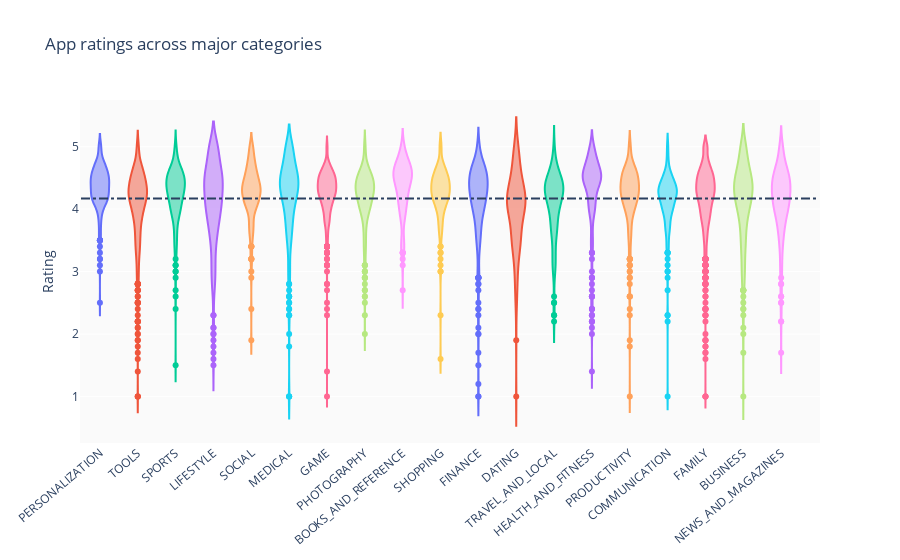

The notebook cell this image was saved under:
### Markdown cell above
## Best performing categories

### Code cell
groups = df.groupby('Category').filter(lambda x: len(x) >= 170).reset_index()
#print(type(groups.item.['BUSINESS']))
print('Average rating = ', np.nanmean(list(groups.Rating)))
#print(len(groups.loc[df.Category == 'DATING']))
c = ['hsl('+str(h)+',50%'+',50%)' for h in np.linspace(0, 720, len(set(groups.Category)))]


#df_sorted = df.groupby('Category').agg({'Rating':'median'}).reset_index().sort_values(by='Rating', ascending=False)
#print(df_sorted)

layout = {'title' : 'App ratings across major categories',
        'xaxis': {'tickangle':-40},
        'yaxis': {'title': 'Rating'},
          'plot_bgcolor': 'rgb(250,250,250)',
          'shapes': [{
              'type' :'line',
              'x0': -.5,
              'y0': np.nanmean(list(groups.Rating)),
              'x1': 19,
              'y1': np.nanmean(list(groups.Rating)),
              'line': { 'dash': 'dashdot'}
          }]
          }

data = [{
    'y': df.loc[df.Category==category]['Rating'], 
    'type':'violin',
    'name' : category,
    'showlegend':False,
    #'marker': {'color': 'Set2'},
    } for i,category in enumerate(list(set(groups.Category)))]



plotly.offline.iplot({'data': data, 'layout': layout})

### Figure 1 — Plotly figure (JSON) as saved in the notebook; plotly's stock layout.template omitted (floating-point values rounded to 4 significant figures; data arrays with more than 128 entries replaced by an {"elided": "..."} marker saying what was removed)
{"data": [{"name": "PERSONALIZATION", "showlegend": false, "type": "violin", "y": {"elided": "376 float values"}}, {"name": "TOOLS", "showlegend": false, "type": "violin", "y": {"elided": "827 float values"}}, {"name": "SPORTS", "showlegend": false, "type": "violin", "y": {"elided": "325 float values"}}, {"name": "LIFESTYLE", "showlegend": false, "type": "violin", "y": {"elided": "369 float values"}}, {"name": "SOCIAL", "showlegend": false, "type": "violin", "y": {"elided": "239 float values"}}, {"name": "MEDICAL", "showlegend": false, "type": "violin", "y": {"elided": "395 float values"}}, {"name": "GAME", "showlegend": false, "type": "violin", "y": {"elided": "959 float values"}}, {"name": "PHOTOGRAPHY", "showlegend": false, "type": "violin", "y": {"elided": "281 float values"}}, {"name": "BOOKS_AND_REFERENCE", "showlegend": false, "type": "violin", "y": {"elided": "222 float values"}}, {"name": "SHOPPING", "showlegend": false, "type": "violin", "y": {"elided": "202 float values"}}, {"name": "FINANCE", "showlegend": false, "type": "violin", "y": {"elided": "345 float values"}}, {"name": "DATING", "showlegend": false, "type": "violin", "y": {"elided": "171 float values"}}, {"name": "TRAVEL_AND_LOCAL", "showlegend": false, "type": "violin", "y": {"elided": "219 float values"}}, {"name": "HEALTH_AND_FITNESS", "showlegend": false, "type": "violin", "y": {"elided": "288 float values"}}, {"name": "PRODUCTIVITY", "showlegend": false, "type": "violin", "y": {"elided": "374 float values"}}, {"name": "COMMUNICATION", "showlegend": false, "type": "violin", "y": {"elided": "315 float values"}}, {"name": "FAMILY", "showlegend": false, "type": "violin", "y": {"elided": "1832 float values"}}, {"name": "BUSINESS", "showlegend": false, "type": "violin", "y": {"elided": "420 float values"}}, {"name": "NEWS_AND_MAGAZINES", "showlegend": false, "type": "violin", "y": {"elided": "254 float values"}}], "layout": {"plot_bgcolor": "rgb(250,250,250)", "shapes": [{"line": {"dash": "dashdot"}, "type": "line", "x0": -0.5, "x1": 19, "y0": 4.17, "y1": 4.17}], "title": {"text": "App ratings across major categories"}, "xaxis": {"tickangle": -40}, "yaxis": {"title": {"text": "Rating"}}}}
